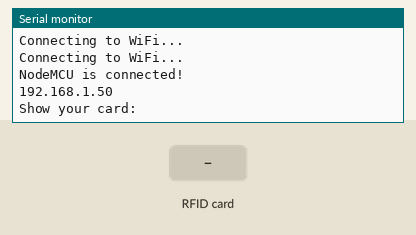
Recording of a sketch running on a simulated ESP8266 (NodeMCU). Shown: the last lines printed to the serial monitor. The test bench sets the inputs (shaded band). WiFi joins after 1.5 s; servers stay silent unless stated.

Above: at 3.2 s.
3.3 s: RFID card E3 A2 61 0A held to the reader
At 4.3 s:
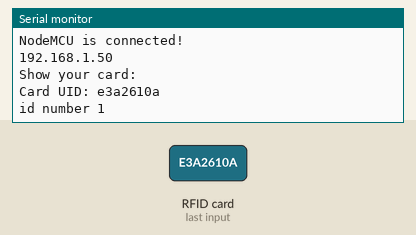
4.8 s: RFID card 33 E6 81 97 held to the reader
At 6.0 s:
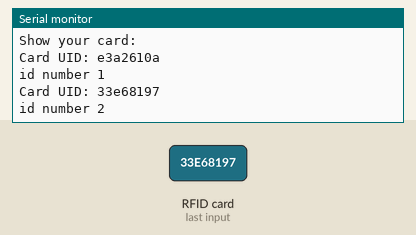
6.3 s: RFID card 19 60 C2 B2 held to the reader
At 7.5 s:
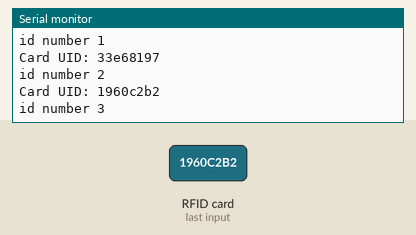
7.8 s: RFID card 5E 7A 19 C4 held to the reader
At 9.3 s:
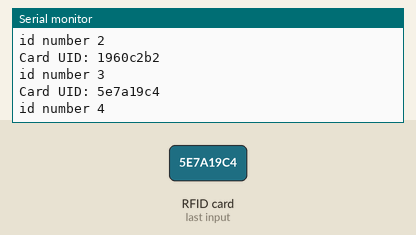
Timing chart, 0 to 10.3 s (numbered marks = the images above; inputs shaded):
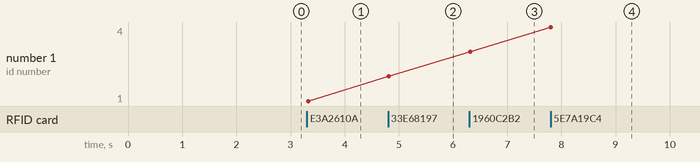

The sketch:

RFID_NodeMCU.ino
```cpp
#include <SPI.h>
#include <MFRC522.h>
#include <ESP8266WiFi.h>
#include <ThingSpeak.h>

#define SS_PIN 4   // D2
#define RST_PIN 5   // D1

WiFiClient client;

long myChannelNumber =  2153555;
const char myWriteAPIKey[] = "WPSEVP0QETX133A1";

MFRC522 mfrc522(SS_PIN, RST_PIN);  // Create MFRC522 instance

void setup() {
  Serial.begin(9600);   // Initialize serial communication
  SPI.begin();            // Initialize SPI bus
  mfrc522.PCD_Init();

  WiFi.begin("wrc7_fpkhr", "Kinachaiy0*");  // Replace with your Wi-Fi credentials

  while (WiFi.status() != WL_CONNECTED) {
    delay(1000);
    Serial.println("Connecting to WiFi...");
  }    // Initialize MFRC522

  Serial.println();
  Serial.println("NodeMCU is connected!");
  Serial.println(WiFi.localIP());

  ThingSpeak.begin(client);
  Serial.println("Show your card:");
}

void loop() {
  // Check for RFID card presence
  if (mfrc522.PICC_IsNewCardPresent() && mfrc522.PICC_ReadCardSerial()) {
    // Read the UID of the RFID card
    String cardUID = "";
    for (byte i = 0; i < mfrc522.uid.size; i++) {
      cardUID.concat(String(mfrc522.uid.uidByte[i] < 0x10 ? "0" : ""));
      cardUID.concat(String(mfrc522.uid.uidByte[i], HEX));
    }
    Serial.println("Card UID: " + cardUID);


    if (cardUID == "e3a2610a") {
      // Access granted
      Serial.println("id number 1");
    ThingSpeak.writeField(myChannelNumber, 1, 1, myWriteAPIKey);
    }
    else if(cardUID == "33e68197"){
      // Access denied
      Serial.println("id number 2");
       ThingSpeak.writeField(myChannelNumber, 1,400, myWriteAPIKey);
    }
    else if (cardUID == "1960c2b2"){
      // Access denied
      Serial.println("id number 3");
       ThingSpeak.writeField(myChannelNumber, 1,700, myWriteAPIKey);
    }
    else{
      // Access denied
      Serial.println("id number 4");
       ThingSpeak.writeField(myChannelNumber, 1,1000, myWriteAPIKey);
    }
  }
}

// void loop() {
//   // Your data to send
//   String dataToSend = "Hello, ThingSpeak!";

//   // Convert the string to a character array
//   char dataBuffer[dataToSend.length() + 1];
//   dataToSend.toCharArray(dataBuffer, sizeof(dataBuffer));

//   // Send data to ThingSpeak
//   ThingSpeak.begin(client);
//   ThingSpeak.writeField(myChannelNumber, 1, 202, myWriteAPIKey);

//   // Wait for some time before sending the next data
//   delay(15000);
// }
```

Measured:
- after the input at 3.3 s, the serial monitor: prints a new line at once (image 1)
- after the input at 4.8 s, the serial monitor: prints a new line at once (image 2)
- after the input at 6.3 s, the serial monitor: prints a new line at once (image 3)
- after the input at 7.8 s, the serial monitor: prints a new line at once (image 4)
- plotted number 1: 1 → 2 after the input at 4.8 s, 3 → 4 after the input at 7.8 s
